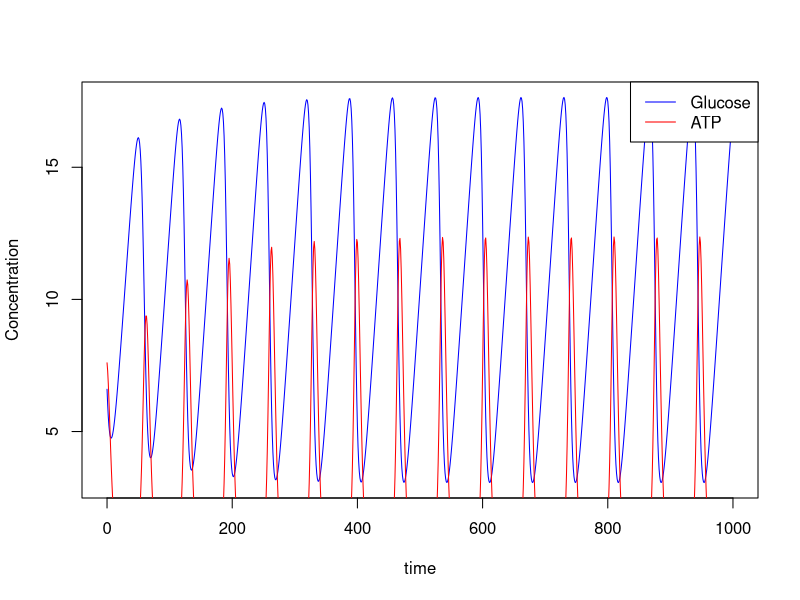
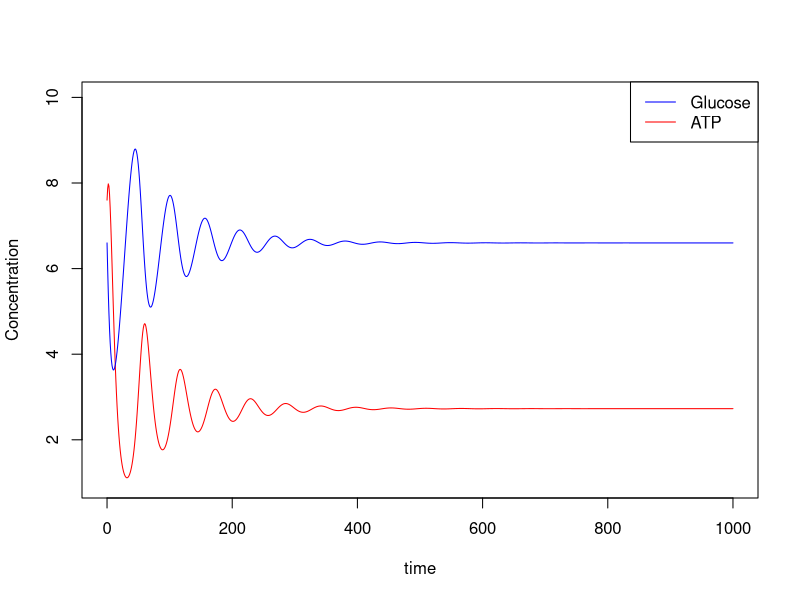

Recreate these plots in R, in order.
#The equations for the rate of change of ATP and glucose in the cell are as follows:
  # d[ATP]/dt=2*K1*[G]*[ATP]-((Kp*[ATP])/([ATP]+Km))
  # d[G]/dt = Vin − K1*[G]*[ATP]
  # The parameter values for the model are the following:
  # V in = 0.36, k 1 = 0.02, K p = 6 and K m = 13.
  # The concentrations of glucose and ATP were 6.6 and 7.6 units, respectively.
  # (a) Write a R code to simulate the system behaviour till 1000 mins of the reaction.
  # (b) Show the time profiles of Glucose and ATP concentrations in the same plot. Interpret
  # the results.
  # (c) Change the value of Km to 20. Run the simulation. What difference do you observe
  # between both the systems?
  library(deSolve)
#library(scatterplot3d)
Glu_ATP<-function(t,y,params)
{
  #change symbols
  Vin=params[1]
  k1=params[2]
  kp=params[3]
  km=params[4]
  G= y[1]
  ATP = y[2]
  dG = Vin -(k1*G*ATP)
  dATP=(2*k1*G*ATP)-((kp*ATP)/(ATP+km))
  list(c(dG,dATP))
  #In R, anything that is written lastly is automatically returned in the function
}
# CASE 1 --- Km = 13
initial=c(G=6.6,ATP=7.6)
parameters=c(0.36,0.02,6,13)
time=seq(0,1000)
out<-ode(times=time,y=initial,func=Glu_ATP,parms=parameters)
plot(out[,1],out[,2],col="blue",type="l",xlab="time",ylab="Concentration")
lines(out[,1],out[,3],col="red")
legend(x="topright",legend=c("Glucose","ATP"),col=c("blue","red"),lty=1,xpd=TRUE)
# CASE 2 --- Km = 20
initial=c(G=6.6,ATP=7.6)
parameters=c(0.36,0.02,6,20)
time=seq(0,1000)
out2<-ode(times=time,y=initial,func=Glu_ATP,parms=parameters)
plot(out2[,1],out2[,3],col="red",type="l",xlab="time",ylab="Concentration",ylim=c(1,10))
lines(out2[,1],out2[,2],col="blue")
legend(x="topright",legend=c("Glucose","ATP"),col=c("blue","red"),lty=1,xpd=TRUE)
